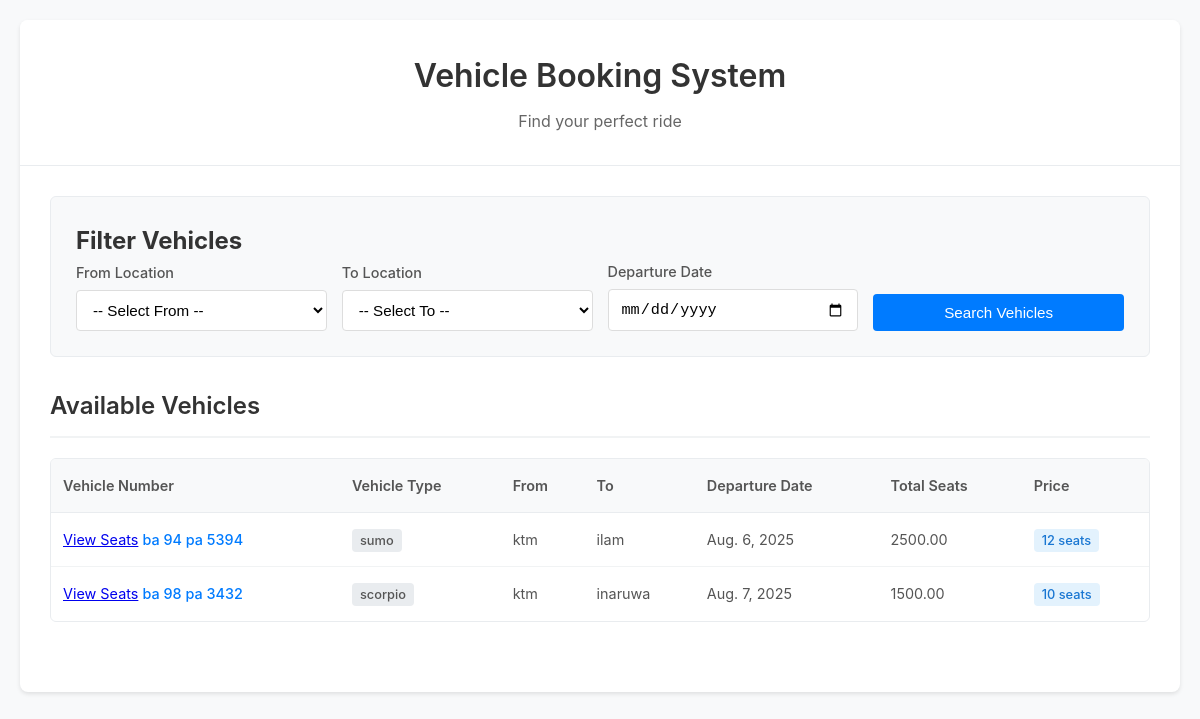
/vehicles/, run on the app's committed database.
### ticket/models.py (models this page shows, shortened)
class Vehicle(models.Model):
    vehicle_type = models.CharField(max_length=100)
    vehicle_number = models.CharField(max_length=15)
    departure_date = models.DateField(default=timezone.now)
    from_location = models.CharField(max_length=100,  default='Unknown')
    to_location= models.CharField(max_length=100, default='Unknown')
    total_seats = models.IntegerField()
    price = models.DecimalField(max_digits=10, decimal_places=2, default=0.00)

### ticket/views.py (the view)
# urls.py: path('vehicles/', views.vehicle_list, name='vehicle_list'),
def vehicle_list(request):
    vehicles = Vehicle.objects.all()
    from_value = request.GET.get('from_location')
    to_value = request.GET.get('to_location')
    date_value = request.GET.get('departure_date')
    if from_value:
        vehicles = vehicles.filter(from_location__icontains=from_value)
    if to_value:
        vehicles = vehicles.filter(to_location__icontains=to_value)
    if date_value:
        vehicles = vehicles.filter(departure_date=date_value)
    from_options = Vehicle.objects.values_list('from_location', flat=True).distinct()
    to_options = Vehicle.objects.values_list('to_location', flat=True).distinct()
    context = {
        'vehicles': vehicles,
        'from_value': from_value,
        'to_value': to_value,
        'date_value': date_value,
        'from_options': from_options,
        'to_options': to_options,
    }
    return render(request, 'ticket/vehicle_list.html', context)

### ticket/templates/ticket/vehicle_list.html (shortened to what this page needs)
<!DOCTYPE html>
<html lang="en">
<head>
</head>
<body>
    <div class="container">
        <div class="header">
            <h1>Vehicle Booking System</h1>
            <p>Find your perfect ride</p>
        </div>
        <div class="content">
            <div class="filter-section">
                <h2>Filter Vehicles</h2>
                <form method="get" class="filter-form">
                    <div class="form-group">
                        <label for="from_location">From Location</label>
                        <select name="from_location" id="from_location">
                            <option value="">-- Select From --</option>
                        </select>
                    </div>
                    <div class="form-group">
                        <label for="to_location">To Location</label>
                        <select name="to_location" id="to_location">
                            <option value="">-- Select To --</option>
                        </select>
                    </div>
                    <div class="form-group">
                        <label for="departure_date">Departure Date</label>
                        <input type="date" name="departure_date" id="departure_date" value="{{ date_value }}">
                    </div>
                    <div class="form-group">
                        <button type="submit" class="filter-btn">Search Vehicles</button>
                    </div>
                </form>
            </div>
            <div class="section">
                <h2>Available Vehicles</h2>
                <div class="table-container">
                    <table>
                        <thead>
                            <tr>
                                <th>Vehicle Number</th>
                                <th>Vehicle Type</th>
                                <th>From</th>
                                <th>To</th>
                                <th>Departure Date</th>
                                <th>Total Seats</th>
                                <th>Price</th>
                            </tr>
                        </thead>
                        <tbody>
                            {% for vehicle in vehicles %}
                                <tr>
                                    <td>
                                        <a href="{% url 'seat_selection' vehicle.id %}">View Seats</a>
                                        <span class="vehicle-link">
    {{ vehicle.vehicle_number }}
</span>
                                    </td>
                                    <td>
                                        <span class="vehicle-type-badge">{{ vehicle.vehicle_type }}</span>
                                    </td>
                                    <td>{{ vehicle.from_location }}</td>
                                    <td>{{ vehicle.to_location }}</td>
                                    <td>{{ vehicle.departure_date }}</td>
                                    <td>{{ vehicle.price }}</td>
                                    <td>
                                        <span class="seats-count">{{ vehicle.total_seats }} seats</span>
                                    </td>
                                </tr>
                            {% empty %}
                                <tr>
                                    <td colspan="6" class="no-results">
                                        No vehicles found for the selected criteria.
                                    </td>
                                </tr>
                            {% endfor %}
                        </tbody>
                    </table>
                </div>
            </div>
        </div>
    </div>
</body>
</html>

### ticket/templates/ticket/vehicle_list.html (style rules this page uses)
* { margin: 0; padding: 0; box-sizing: border-box; }
body { font-family: -apple-system, BlinkMacSystemFont, 'Segoe UI', Roboto, sans-serif; background-color: #f8f9fa; color: #333; line-height: 1.6; padding: 20px; }
.container { max-width: 1200px; margin: 0 auto; background: white; border-radius: 8px; box-shadow: 0 2px 4px rgba(0, 0, 0, 0.1); overflow: hidden; }
.header { background: #fff; border-bottom: 1px solid #e9ecef; padding: 30px; text-align: center; }
.header h1 { font-size: 2rem; font-weight: 600; color: #333; margin-bottom: 8px; }
.header p { color: #666; font-size: 1rem; }
.content { padding: 30px; }
.section { margin-bottom: 40px; }
.section h2 { font-size: 1.5rem; color: #333; margin-bottom: 20px; font-weight: 600; border-bottom: 2px solid #f1f3f4; padding-bottom: 10px; }
.filter-section { background: #f8f9fa; border: 1px solid #e9ecef; border-radius: 6px; padding: 25px; margin-bottom: 30px; }
.filter-form { display: grid; grid-template-columns: repeat(auto-fit, minmax(200px, 1fr)); gap: 15px; align-items: end; }
.form-group { display: flex; flex-direction: column; }
.form-group label { font-weight: 500; color: #555; margin-bottom: 6px; font-size: 0.9rem; }
select, input[type="date"] { padding: 10px 12px; border: 1px solid #ddd; border-radius: 4px; font-size: 0.95rem; background: white; transition: border-color 0.2s ease; }
.filter-btn { background: #007bff; color: white; border: none; padding: 10px 20px; border-radius: 4px; font-size: 0.95rem; font-weight: 500; cursor: pointer; transition: background-color 0.2s ease; }
.table-container { background: white; border: 1px solid #e9ecef; border-radius: 6px; overflow: hidden; }
table { width: 100%; border-collapse: collapse; }
th { background: #f8f9fa; color: #555; padding: 15px 12px; text-align: left; font-weight: 600; font-size: 0.9rem; border-bottom: 1px solid #e9ecef; }
td { padding: 15px 12px; border-bottom: 1px solid #f1f3f4; color: #555; font-size: 0.9rem; }
tr:last-child td { border-bottom: none; }
.vehicle-link { color: #007bff; text-decoration: none; font-weight: 500; }
.vehicle-type-badge { background: #e9ecef; color: #555; padding: 4px 8px; border-radius: 4px; font-size: 0.8rem; font-weight: 500; }
.seats-count { background: #e3f2fd; color: #1976d2; padding: 4px 8px; border-radius: 4px; font-weight: 500; font-size: 0.8rem; }

### data on the page
Vehicle: vehicle_number "ba 94 pa 5394", vehicle_type "sumo", from_location "ktm", to_location "ilam", departure_date "Aug. 6, 2025", price "2500.00", total_seats "12"
Vehicle: vehicle_number "ba 98 pa 3432", vehicle_type "scorpio", from_location "ktm", to_location "inaruwa", departure_date "Aug. 7, 2025", price "1500.00", total_seats "10"
